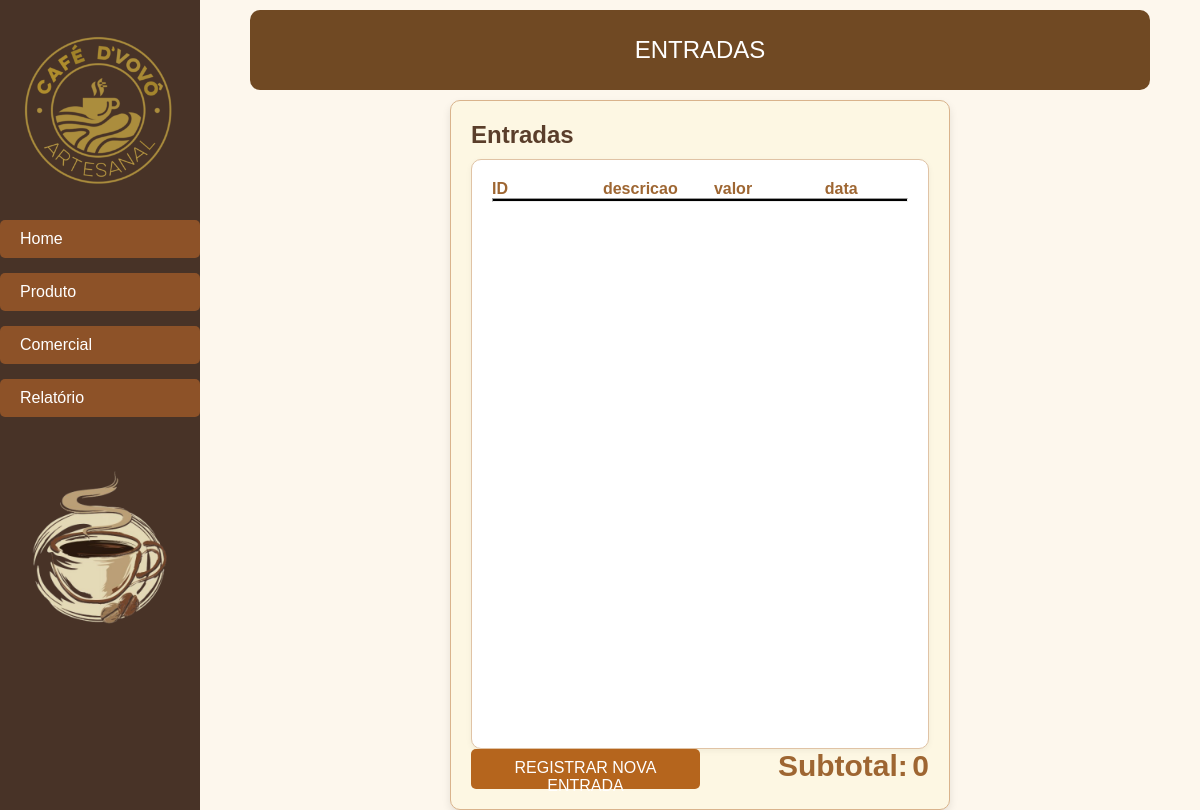
Before: /public/comercial/entradas/entradas.php with the older database file.
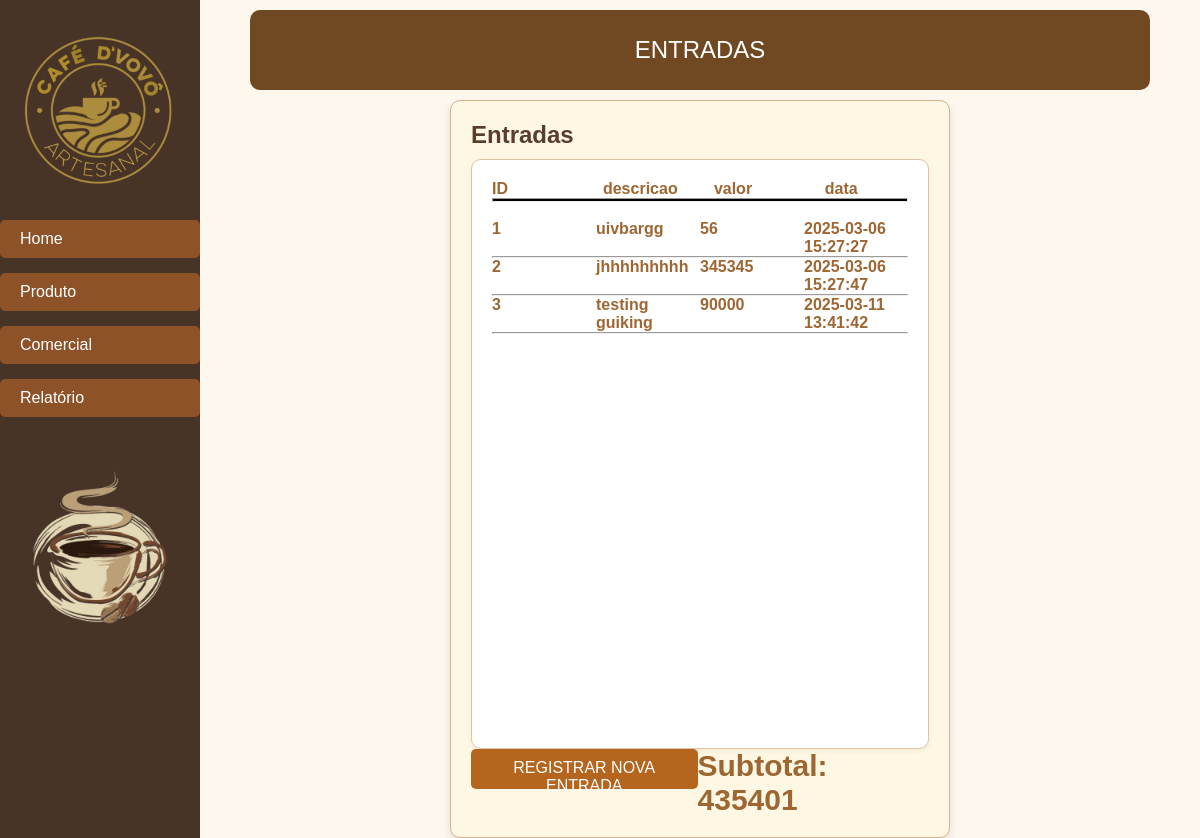
After: the same page with the newer database file.
### tables this page shows
CREATE TABLE `entradas` (
  `identrada` int(11) NOT NULL,
  `valor` float DEFAULT NULL,
  `descricao` varchar(255) DEFAULT NULL,
  `data` datetime DEFAULT current_timestamp()
);

### public/comercial/entradas/entradas.php (the view, shortened to what this page needs)
<!DOCTYPE html>
<html lang="en">
<head>
    <link rel="stylesheet" href="../../../public/assets/css/main.css">
    <link rel="stylesheet" href="../../../public/assets/css/despesas/style.css?v=<?php echo time(); ?>">
    <?php
        include '../../../includes/main-sidebar.php';
        $conn = dbConnection();
        ?>
</head>
<body>
    <header class="topbar">ENTRADAS</header>
    <main class="content" style="justify-self: center;width:50%;">
        <div class='table' style="flex-direction:column;">
            <div class="table-header" style="width:100%;display:flex;flex-direction:row;">
                <h2>Entradas</h2>
            </div>
            <div style="display:flex;flex-direction:row;min-height:600px">
                <div class="innertable" style="width:100%">
                <div class="table_header">
                    <a style="width:20%">ID</a>
                    <a style="width:20%">descricao</a>
                    <a style="width:20%">valor</a>
                    <a style="width:20%">data</a>
                </div>
                <hr style='height:4px;background-color:black'><br>
                    <?php
                    $sql= "SELECT * FROM entradas";
                    $stmt= $conn->prepare($sql);
                    $stmt->execute();
                    $result = $stmt->get_result();
                    while($row = $result->fetch_assoc()) {
                        ?>
                        <div class='itens_shown'>
                        <a style="width:25%"><?php
                        echo $row['identrada'];?> </a>
                        <a style="width:25%"><?php
                        echo $row['descricao'];?> </a>
                        <a style="width:25%"><?php
                        echo $row['valor'];?> </a>
                        <a style="width:25%"><?php
                        echo $row['data'];
                        ?> </a></div>
                        <hr>
                        <?php
                    }
                    ?>
                </div>
            </div>
            <div class="itens_shown" style="justify-content:space-between">
            <button onclick="location.href='entradas_create.php'" style='background-color:#b5651d;width:50%'>REGISTRAR NOVA ENTRADA</button>
            <div class="subtotal">
                <a style="width:40%;font-size:30px">Subtotal:</a>
                <a style="width:40%;font-size:30px"><?php
                    $sql= "SELECT valor FROM entradas";
                    $stmt= $conn->prepare($sql);
                    $stmt->execute();
                    $result = $stmt->get_result();
                    $subtotal = 0;
                    while($row = $result->fetch_assoc()) {
                        $subtotal = $subtotal + $row['valor'];
                    }
                    echo $subtotal;
                    ?></a>
            </div>
            </div>
        </div>
    </main>
</body>
</html>

### includes/main-sidebar.php
<aside class="sidebar" id="sidebar">
    <div class="logo">
        <img src="/public/assets/images/logo.png" alt="Logo Café de Vovô">
    </div>
    <nav class="menu" id="menu">
        <ul>
            <li><a href="/index.php" class="menu-link">Home</a></li>
            <li><a href="/public/relatorios/produtos/produtos.php" class="menu-link">Produto</a></li>
            <li><a href="/public/comercial/index.php" class="menu-link">Comercial</a></li>
            <li><a href="/public/relatorios/index.php" class="menu-link">Relatório</a></li>
        </ul>
    </nav>
    <div class="logo">
        <img src="/public/assets/images/coffe_cup.png" alt="Copo de Café">
    </div>
</aside>

### public/assets/css/main.css (style rules this page uses)
* { box-sizing: border-box; margin: 0; }
a { text-decoration: none; }
body { display: grid; grid-template-columns: 200px 1fr; grid-template-rows: 90px 1fr; grid-template-areas: "sidebar header" "sidebar content"; height: 100vh; background-image: url(../images/fundo.png); font-family: Arial, Helvetica, sans-serif; gap: 10px 0; }
.topbar, .content { margin: 0 50px; }
.topbar { margin-top: 10px; grid-area: header; display: grid; grid-template-columns: 1fr; background-color: #704923; border-radius: 10px; color: white; font-size: 24px; place-items: center; position: relative; }
aside { grid-area: sidebar; position: fixed; background-color:#483327;; width: 200px; height: 100%; }
.logo > img { margin-top: 16px; top:10px; width: 200px; }
.menu ul { list-style: none; padding: 0; }
.menu ul li { margin-bottom: 15px; width: 100%; }
.menu ul li a { display: block; background-color: rgb(141, 82, 40); color: white; border: none; padding: 10px 20px; border-radius: 5px; cursor: pointer; width: 200px; text-align: left; }
.content { grid-area: content; }

### public/assets/css/despesas/style.css (style rules this page uses)
.table { width: 100%; height: auto; min-height: 600px; background-color: #fdf7e3; border: 1px solid #d9b38c; padding: 20px; border-radius: 10px; color: #5a3e2b; font-weight: bold; box-shadow: 0 4px 8px rgba(0, 0, 0, 0.1); display: flex; }
.itens_shown { width: 100%; display: flex; flex-direction: row; align-items: flex-start; justify-content: space-between; }
.table_header { width: 100%; display: flex; flex-direction: row; align-items: center; justify-content: space-between; }
.innertable { margin-top: 10px; width: 50%; min-height: 400px; background-color: #ffffff; border: 1px solid #e0c3a5; padding: 20px; border-radius: 10px; display: flex; flex-direction: column; box-shadow: 0 2px 6px rgba(0, 0, 0, 0.05); overflow-y: scroll; cursor: default; user-select: none; }
button { background-color: #d9534f; color: white; border: none; padding: 10px 20px; font-size: 16px; border-radius: 5px; height: 40px; cursor: pointer; transition: background-color 0.3s ease, transform 0.5s ease; }
.content { width: 60%; }
a { color: #9e6632; cursor: default; }

Changed rows visible on the page:
added entradas: identrada "1", descricao "uivbargg", valor "56", data "2025-03-06 15:27:27"
added entradas: identrada "2", descricao "jhhhhhhhhh", valor "345345", data "2025-03-06 15:27:47"
added entradas: identrada "3", descricao "testing guiking", valor "90000", data "2025-03-11 13:41:42"
Other visible differences:
$subtotal: "0" → "435401"
